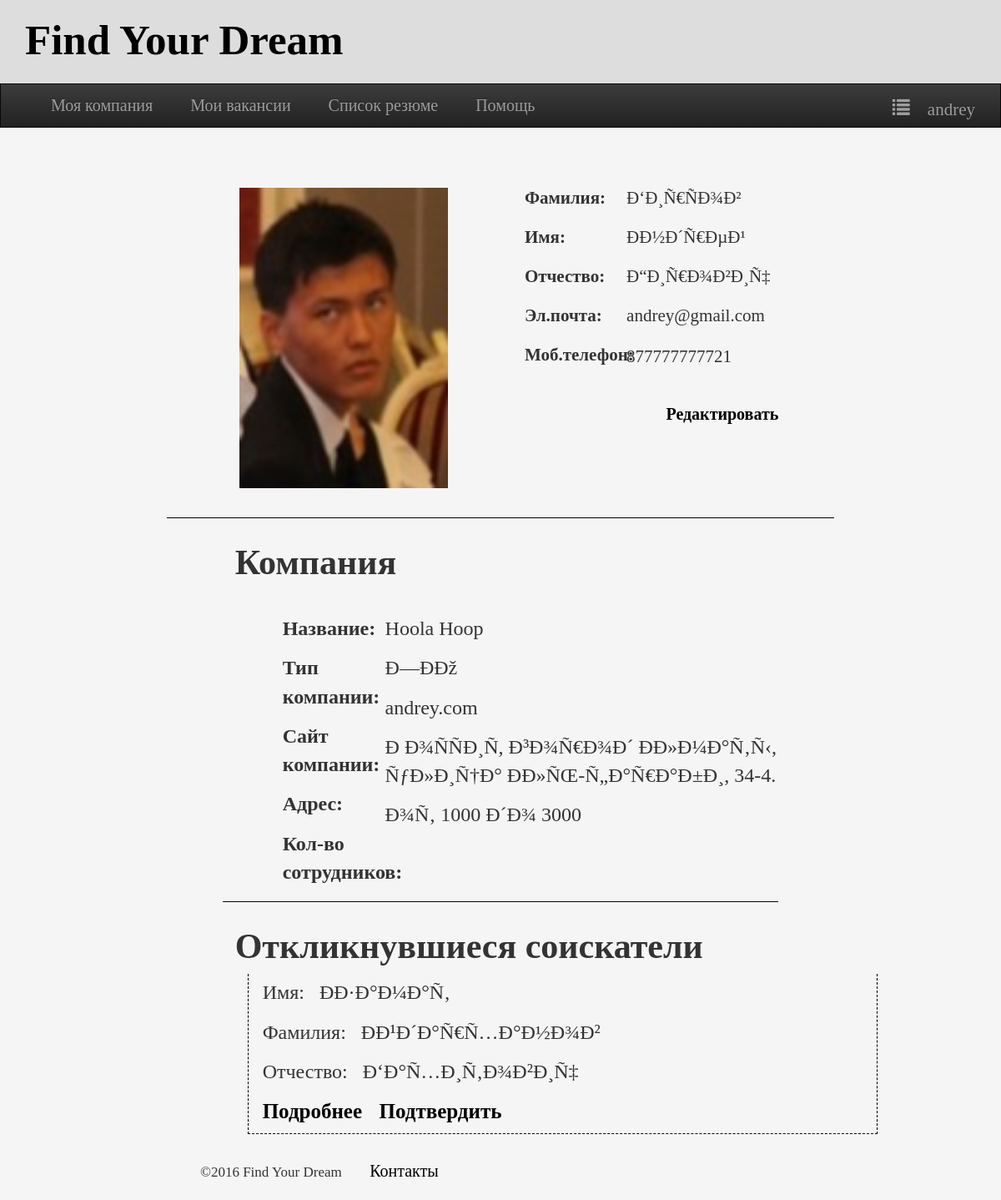
Page /rab_cab.php (signed in) on the committed database.
### tables this page shows
CREATE TABLE `usersrab` (
  `id` int(11) NOT NULL,
  `name` varchar(50) NOT NULL,
  `surname` varchar(100) NOT NULL,
  `dadname` varchar(100) NOT NULL,
  `gender` varchar(20) NOT NULL,
  `country` text NOT NULL,
  `email` text NOT NULL,
  `login` text NOT NULL,
  `password` text NOT NULL,
  `telNumber` text NOT NULL,
  `companyType` text NOT NULL,
  `companyName` text NOT NULL,
  `website` text NOT NULL,
  `count` text NOT NULL,
  `city` text NOT NULL,
  `image` text NOT NULL,
  `description` text NOT NULL,
  `address` text NOT NULL,
  `firstBoss` text NOT NULL,
  `type` int(11) NOT NULL
);

CREATE TABLE `queue` (
  `id` int(11) NOT NULL,
  `name` text NOT NULL,
  `surname` text NOT NULL,
  `dadname` text NOT NULL,
  `companyName` text NOT NULL
);

### rab_cab.php (the view, shortened to what this page needs)
<?php
	include "connection.php";
 ?>
<DOCTYPE! html>
<html>
<head>
    <link rel="stylesheet" href="css/bootstrap.min.css">
    <link rel="stylesheet" href="css/bootstrap.css">
    <link rel="stylesheet" href="css/my_cab.css">
    <link rel="stylesheet" href="css/bootstrap-theme.min.css">
</head>
<body>
	<div class="all">
		<div class="col-md-12 col-xs-12 col-lg-12 col-sm-12">
	      <div class="main_name_1">
	        <div class="center_1_v">
	          <div class="name_logo_1">
	            <h1><a href="index_auth_rab.php" style="color:black;">Find Your Dream</a></h1>
	          </div>
	        </div>
	      </div>
	    </div>
	    <div class="col-md-12 col-xs-12 col-lg-12 col-sm-12">
	      <div class="main_nv_1">
	        <nav class="navbar navbar-inverse">
	          <div class="container-fluid">
	            <div class="collapse navbar-collapse" id="bs-example-navbar-collapse-1">
	              <ul class="nav navbar-nav">
	                <li><a href="myCompany.php">Моя компания</a></li>
	                <li><a href="myVakanciya.php">Мои вакансии</a></li>
	                <li><a href="svList.php">Список резюме</a></li>
	                <li><a href="help.php">Помощь</a></li>
	              </ul>
	              <ul class="nav navbar-nav navbar-right">
            		<li class="dropdown">
	                  <a href="#" class="dropdown-toggle" data-toggle="dropdown" role="button" aria-haspopup="true" aria-expanded="false"><span class="glyphicon glyphicon-list">
	                  	<?php
	                  		echo $_SESSION['login'];
	                  	 ?>
	                  </span></a>
	                </li>
	              </ul>
	            </div>
	          </div>
	        </nav>
	        <div class="col-md-12 col-xs-12 col-sm-12 col-lg-12s">
		    	<div class="main">
		    		<div class="col-md-2 col-sm-2 col-lg-2 col-xs-0"></div>
		    		<div class="col-md-8 col-sm-8 col-lg-8 col-xs-12">
		    			<div class="resume_paper">
		    				<div class="col-md-12 col-xs-12 col-sm-12 col-lg-12">
		    					<div class="col-md-9 col-xs-9 col-sm-9 col-lg-9">
			    				</div>
			    					<div class="col-md-12 col-sm-12 col-xs-12 col-lg-12">
			    					</div>
			    					<div class="col-md-12 col-sm-12 col-lg-12 col-xs-12">
			    						<div class="content">
			    							<div class="header">
			    								<div class="cross"></div>
			    								<div class="col-md-1"></div>
			    								<div class="col-md-10">
			    									<div class="col-md-4 col-xs-4 col-sm-4 col-lg-4">
			    										<div class="main_photo">
			    											<img src="<?php echo $_SESSION['image']; ?>">
			    										</div>
			    									</div>
			    									<div class="col-md-8 col-xs-8 col-sm-8 col-lg-8">
			    										<div class="col-md-6 col-xs-6 col-sm-6 col-lg-6">
			    											<label class="data_data">Фамилия:</label>
			    											<label class="data_data">Имя:</label>
			    											<label class="data_data">Отчество:</label>
			    											<label class="data_data">Эл.почта:</label>
			    											<label class="data_data">Моб.телефон:</label>
			    										</div>
			    										<div class="col-md-6 col-xs-6 col-sm-6 col-lg-6">
			    											<?php
			    												$id = $_SESSION["id"];
			    												$query = "SELECT * FROM usersrab WHERE id = '$id' ";
			    												$res = $con->query($query);
			    												$row = $res->fetch_array();
			    											 ?>
				    											<ul>
				    												<li  id="box"><?php echo $row['surname']; ?></li><br>
				    												<li class="box1"><?php echo $row['name']; ?></li><br>
				    												<li class="box1"><?php echo $row['dadname']; ?></li><br>
				    												<li class="box1"><?php echo $row['email']; ?></li><br>
				    												<li class="box1" style="margin-top:-3px;"><?php echo $row['telNumber']; ?></li><label class="edit"><a href="rab_edit.php"><strong>Редактировать</strong></a></label>
				    											</ul>
			    										</div>
			    									</div>
			    								</div>
			    								<div class="col-md-1"></div>
			    							</div>
			    							<div class="main_content">
			    								<div class="col-md-1 col-xs-0 col-sm-1 col-lg-1"></div>
			    								<div class="col-md-10 col-xs-12 col-sm-10 col-lg-10">
						    						<div class="header_1v">
						    							<div class="logo_header">
						    								<h1>Компания</h1>
						    							</div>
						    						</div>
						    						<div class="col-md-12 col-xs-12 col-sm-12 col-lg-12">
						    							<div class="info_main">
							    							<div class="col-md-3 col-xs-5 col-sm-3 col-lg-3">
							    								<label class="info">Название:</label>
							    								<label class="info">Тип компании:</label>
							    								<label class="info">Сайт компании:</label>
							    								<label class="info">Адрес:</label>
							    								<label class="info">Кол-во сотрудников:</label>
							    							</div>
							    							<div class="col-md-9 col-xs-7 col-sm-9 col-lg-9">
							    								<label class="info1"><?php echo $row['companyName']; ?></label><br>
							    								<label class="info1"><?php echo $row['companyType']; ?></label><br>
							    								<label class="info1"><?php echo $row['website']; ?></label><br>
							    								<label class="info1"><?php echo $row['country']; ?>,&nbsp;<?php echo $row['address']; ?></label><br>
							    								<label class="info1"><?php echo $row['count']; ?></label><br>
							    							</div>
							    						</div>
							    						<div class="logo_header">
							    							<h1>Откликнувшиеся соискатели</h1>
							    							<?php
							    								$companyName = $row['companyName'];
							    								$sql = "SELECT * FROM queue WHERE companyName = '".$companyName."'";
							    								$result = $con->query($sql);
							    								while($col = $result->fetch_array()){
							    							 ?>
							    							 <div class="col-lg-12 col-xs-11">
								    							<div class="otk">
								    								<label class="info1">Имя:&nbsp;&nbsp;&nbsp;<?php echo $col['name']; ?></label><br>
								    								<label class="info1">Фамилия:&nbsp;&nbsp;&nbsp;<?php echo $col['surname']; ?></label><br>
								    								<label class="info1">Отчество:&nbsp;&nbsp;&nbsp;<?php echo $col['dadname']; ?></label><br>
								    								<label class="info1"><a href="showSingleSV.php?name=<?php echo $col['name']; ?>" style="font-size:25px;font-weight:bold;">Подробнее</a></label>
								    								<label class="info1"><a href="pod.php?name=<?php echo $col['name']; ?>&surname=<?php echo $col['surname']; ?>&dadname=<?php echo $col['dadname']; ?>&companyName=<?php echo $col['companyName']; ?>" style="font-size:25px;"><strong>Подтвердить</strong></a></label>
								    							</div>
								    						</div>
							    							<?php
							    								}
							    							 ?>
							    						</div>
						    						</div>
			    								</div>
			    								<div class="col-md-1 col-xs-0 col-sm-1 col-lg-1"></div>
			    							</div>
		   								</div>
		   							</div>
			    				<div class="footer">
		   							<div class="col-md-12 col-sm-12 col-lg-12 col-xs-12">
		   								<div class="foot">
		   									<ul>
							   					<li>©2016 Find Your Dream</li>
							   					<li><a href="#" style="color:black;">Контакты</a></li>
		   									</ul>
		   								</div>
		   							</div>
		   						 </div>
		    				</div>
		    			</div>
		    		</div>
		    		<div class="col-md-2 col-sm-2 col-lg-2 col-xs-0"></div>
		    	</div>
		    </div>
	    </div>
	    </div>
	   </div>
</body>
</html>

### css/my_cab.css (style rules this page uses)
.col-md-12 { padding: 0px; float: left; }
.col-md-6 { padding: 0px; float: left; }
.col-md-8 { padding: 0px; float: left; }
.col-md-4 { padding: 0px; float: left; }
.col-md-10 { padding: 0px; float: left; }
.col-md-2 { padding: 0px; float: left; }
.col-md-3 { padding: 0px; float: left; }
.col-md-9 { padding: 0px; float: left; }
a { color: black; font-size: 20px; text-decoration: none; }
body { margin: 0px; background-color: whitesmoke; font-family: "Times New Roman"; }
div { margin: auto; display: block; }
.main_name_1 { width: inherit; height: 100px; float: left; background-color: #ddd; }
.main_nv_1 { width: 100%; float: left; }
.center_1_v { width: 100%; background-color: #ddd; }
.name_logo_1 { height: 90px; width: 500px; float: left; margin: 0px 0px 0px 30px; }
.name_logo_1 h1 a { font-size: 51px; font-weight: 600; font-family: "Broadway"; margin:15px 0px 15px 0px; }
.dropdown-toggle { font-family: "Times New Roman"; font-size: 21px; }
.navbar-nav li a { padding-left: 30px; text-align: left; }
.navbar-nav li { font-size: 20px; font-family: "Times New Roman" }
.main { width: 100%; position: relative; float: left; }
.resume_paper { min-height: 1000px; width: 100%; float: left; }
.navbar-inverse { margin: 0px; border-radius: 0px !important; }
.footer { height: 30px; width: 100%; display: inline-block; }
.foot ul li { list-style-type: none; display: inline-block; padding: 10px 10px 10px 0px; font-size: 17px; margin: 0px 20px 0px 0px; }
.content { width: 100%; float: left; min-height: 1000px; }
.content ul li { list-style-type: none; padding:10px 10px 15px 10px; font-size: 25px; }
.header { width: 100%; float: left; border-bottom: 1px solid black; padding-bottom: 15px; }
.cross { width: 100%; height: 50px; }
.main_photo { height: 400px; width: 270px; float: left; padding:20px 0px 0px 20px; }
.main_photo img { height: 360px; width: 250px; }
.data_data { font-size: 21px; margin: 17px 0px 0px 140px; padding: 0px !important; float: left; }
#box { margin: 17px 0px 0px 0px; padding:0px !important; font-size: 21px; }
.box1 { margin: -5px 0px 0px 0px; font-size: 21px !important; padding: 2px 0px 0px 0px!important; }
.main_content { width: 100%; float: left; }
.header_1v { width: 100%; float: left; height: 100px; }
.logo_header { width: 800px; float: left; padding: 10px 0px 10px 15px; float: left; }
.logo_header h1 { font-size: 42px; font-weight: bold; }
.info { margin: 5px 0px 8px 57px; font-size: 24px; font-weight: bold; float: left; }
.info1 { margin: 5px 0px 8px 17px; font-size: 24px; font-weight: 300; }
.info_main { width: 100%; float: left; border-bottom: 1px solid black; padding: 10px 0px 10px 15px; }
.edit { margin: 40px 0px 8px 0px; font-size: 20px; float: right; font-weight: 300; }
.main { width: 100%; min-height: 1000px; float: left; }

### rab_cab.php (style rules this page uses)
.otk { width: 100%; border-bottom:1px dashed black; border-left:1px dashed black; border-right:1px dashed black; margin-bottom: 10px; }

### rows in the picture
usersrab: surname "Ð‘Ð¸Ñ€ÑÐ¾Ð²", name "ÐÐ½Ð´Ñ€ÐµÐ¹", dadname "Ð“Ð¸Ñ€Ð¾Ð²Ð¸Ñ‡", email "andrey@gmail.com", telNumber "877777777721", companyName "Hoola Hoop", companyType "Ð—ÐÐž", website "andrey.com", country "Ð Ð¾ÑÑÐ¸Ñ", address "Ð³Ð¾Ñ€Ð¾Ð´ ÐÐ»Ð¼Ð°Ñ‚Ñ‹, ÑƒÐ»Ð¸Ñ†Ð° ÐÐ»ÑŒ-Ñ„Ð°Ñ€Ð°Ð±Ð¸, 34-4.", count "Ð¾Ñ‚ 1000 Ð´Ð¾ 3000"
queue: name "ÐÐ·Ð°Ð¼Ð°Ñ‚", surname "ÐÐ¹Ð´Ð°Ñ€Ñ…Ð°Ð½Ð¾Ð²", dadname "Ð‘Ð°Ñ…Ð¸Ñ‚Ð¾Ð²Ð¸Ñ‡"

### other values in the picture
$_SESSION['login'] "andrey"
